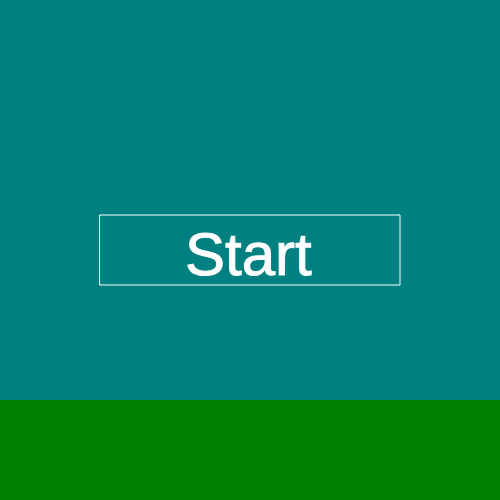
Frame 1 (no input)
Frame 60 (no input): identical to frame 1, image omitted
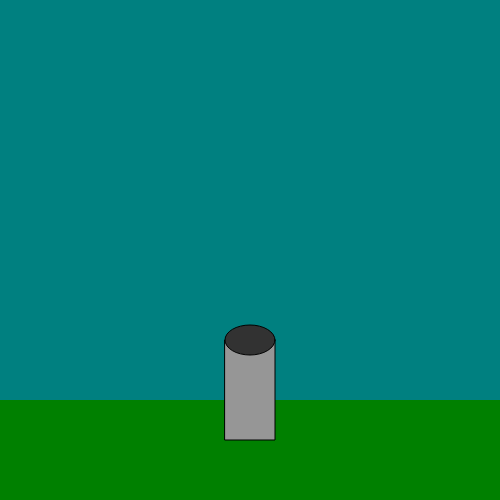
Frame 120 (the mouse pressed at the canvas centre since frame 60)

The p5.js sketch that drew these frames (run headless with seeded random() and noise() and a simulated clock; from frame 60 on, the mouse is pressed at the canvas centre):

// p5.js sketch
// ── sketch.js
var on = false; // Variable "on" is defined as false
var randomnr; // Variable "randomnr" is declared

// Variable "c(1-5) is declared" (color for corresponding ellipses)
var c1;
var c2;
var c3;
var c4;
var c5;

// Variable "x(1-5)" is declared (x-positions)
var x1;
var x2;
var x3;
var x4;
var x5;

var xnum = x5;

// Variable "y(1-5)" is declared (y-positions)
var y1;
var y2;
var y3;
var y4;
var y5;

var ynum;

var speed = -10; // Variable "speed" is defined as -10
// Variable "s(1-5)" is declared (speed for corresponding ellipses)
var s1 = 0;
var s2 = 0;
var s3 = 0;
var s4 = 0;
var s5 = 0;

function setup() { // function setup begins #1
createCanvas(500,500);
} // function setup ends #1

function draw() {  // function draw begins #2
  background('teal');
  fill('green');
  noStroke();
  rect(0,400,width,320);
if (on==false) { // if (on==false) begins #3
  translate(width/2,height/2);
  translate(-150,-35);
  noFill();
  if(mouseX<401 && mouseX>99 && mouseY<286 && mouseY>214){ // if(mouseX,mouseY) begins #4
  fill('brown');
} // if(mouseX,mouseY) ends #4

  stroke('white');
  rect(0,0,300,70);
  translate(75,0);
  textSize(60);
  fill('white');
  text('Start', 10, 60);
} // if (on==false) ends #3

if (on==true) { // if (on==true) begins #5
  stroke('black');
  fill(150);
  rect(mouseX-25,340,50,100);
  stroke(0);
  fill(50);
ellipse(mouseX,340,50,30);
randomnr = Math.floor((Math.random() * 10) + 1);

// Colormadness
// Color c1
if(c1 == 1){
fill ('blue');
}
if(c1 == 2){
fill ('red');
}
if(c1 == 3){
fill ('pink');
}
if(c1 == 4){
fill ('green');
}
if(c1 == 5){
fill ('yellow');
}
if(c1 == 6){
fill ('orange');
}
if(c1 == 7){
fill ('cyan');
}
if(c1 == 8){
fill ('purple');
}
if(c1 == 9){
fill (175,60,20);
}
if(c1 == 10){
fill (40,189,0);
}
ellipse(x1,y1+s1,20,20);

//color c2
if(c2 == 1){
fill ('blue');
}
if(c2 == 2){
fill ('red');
}
if(c2 == 3){
fill ('pink');
}
if(c2 == 4){
fill ('green');
}
if(c2 == 5){
fill ('yellow');
}
if(c2 == 6){
fill ('orange');
}
if(c2 == 7){
fill ('cyan');
}
if(c2 == 8){
fill ('purple');
}
if(c2 == 9){
fill (175,60,20);
}
if(c2 == 10){
fill (40,189,0);
}
ellipse(x2,y2+s2,20,20);

//color c3
if(c3 == 1){
fill ('blue');
}
if(c3 == 2){
fill ('red');
}
if(c3 == 3){
fill ('pink');
}
if(c3 == 4){
fill ('green');
}
if(c3 == 5){
fill ('yellow');
}
if(c3 == 6){
fill ('orange');
}
if(c3 == 7){
fill ('cyan');
}
if(c3 == 8){
fill ('purple');
}
if(c3 == 9){
fill (175,60,20);
}
if(c3 == 10){
fill (40,189,0);
}
ellipse(x3,y3+s3,20,20);

//color c4
if(c4 == 1){
fill ('blue');
}
if(c4 == 2){
fill ('red');
}
if(c4 == 3){
fill ('pink');
}
if(c4 == 4){
fill ('green');
}
if(c4 == 5){
fill ('yellow');
}
if(c4 == 6){
fill ('orange');
}
if(c4 == 7){
fill ('cyan');
}
if(c4 == 8){
fill ('purple');
}
if(c4 == 9){
fill (175,60,20);
}
if(c4 == 10){
fill (40,189,0);
}
ellipse(x4,y4+s4,20,20);

//color c5
if(c5 == 1){
fill ('blue');
}
if(c5 == 2){
fill ('red');
}
if(c5 == 3){
fill ('pink');
}
if(c5 == 4){
fill ('green');
}
if(c5 == 5){
fill ('yellow');
}
if(c5 == 6){
fill ('orange');
}
if(c5 == 7){
fill ('cyan');
}
if(c5 == 8){
fill ('purple');
}
if(c5 == 9){
fill (175,60,20);
}
if(c5 == 10){
fill (40,189,0);
}
ellipse(x5,y5+s5,20,20);

// Speed is key
s1 = s1+speed;
s2 = s2+speed;
s3 = s3+speed;
s4 = s4+speed;
s5 = s5+speed;

} // if (on==true) ends #5


} //function draw ends #2

function mousePressed() { //function mousePressed begins #

if(on==false){ // if (on==true) begins #
if(mouseX<401 && mouseX>99 && mouseY<286 && mouseY>214){ // if(mouseX,mouseY) begins #
on = !on; // Variable "on" turns from 'false' to 'true' or from 'true' to 'false'

} //if (on==false) ends #
} // if (mouseX,mouseY) ends #

if(on==true){ // if(on==true) begins #

// xnum
if(xnum==x1){
x2 = mouseX;
xnum = x2;
s2 = 0;
y2 = 320;
ynum = y2;
c2 = randomnr;
console.log("2");
}
else if(xnum==x2){
x3 = mouseX+1;
xnum = x3;
s3 = 0;
y3 = 320;
ynum = y3;
c3 = randomnr;
console.log("3");
}
else if(xnum==x3){
x4 = mouseX-1;
xnum = x4;
s4 = 0;
y4 = 320;
ynum = y4;
c4 = randomnr;
console.log("4");
}
else if(xnum==x4){
x5 = mouseX+2;
xnum = x5;
s5 = 0;
y5 = 320;
ynum = y5;
c5 = randomnr;
console.log("5");
}
else if(xnum==x5){
x1 = mouseX-2;
xnum = x1;
s1 = 0;
y1 = 320;
ynum = y1;
c1 = randomnr;
console.log("1");
}

} // if(on==true) ends #

} //function mousePressed ends #
